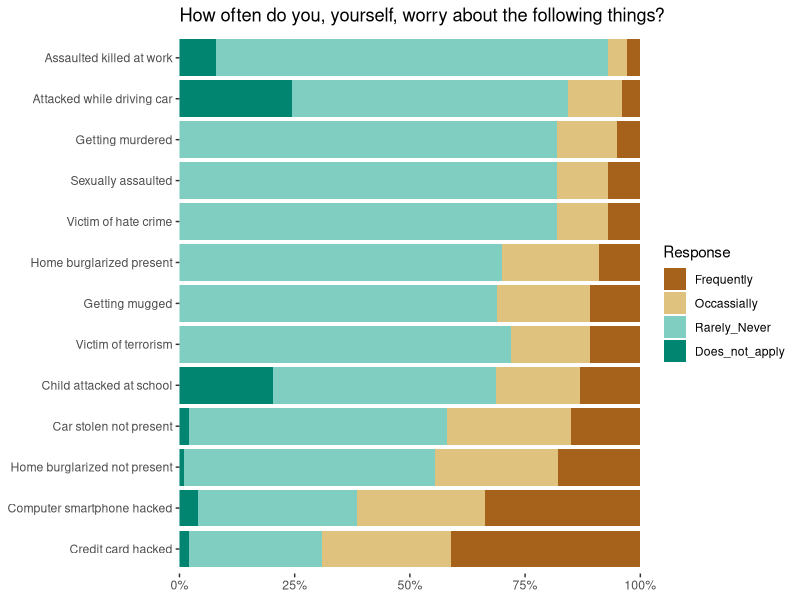

R code for this plot:
## ---- chunk 1
library(reshape2)
library(ggplot2)
library(scales)
library(RColorBrewer)
library(dplyr)

all <- read.csv("data/all-crimes-summary.csv", header=TRUE, stringsAs=FALSE, sep=",")
all$Crime <- factor(all$Crime, all$Crime, ordered=TRUE)
all_m <- melt(all, id.vars = c("Crime"))
colnames(all_m) <- c("Crime", "Response", "Value")

gg <- ggplot(all_m, aes(x=Crime, y=Value, fill=Response))
gg <- gg + geom_bar(position="fill", stat="identity")
gg <- gg + scale_y_continuous(labels = percent_format(), expand=c(0,0))
gg <- gg + scale_fill_brewer(palette="BrBG", type="div")
gg <- gg + coord_flip()
gg <- gg + labs(x=NULL, y=NULL, title="How often do you, yourself, worry about the following things?")
gg <- gg + theme_bw()
gg <- gg + theme(panel.grid=element_blank())
gg <- gg + theme(panel.border=element_blank())
gg
